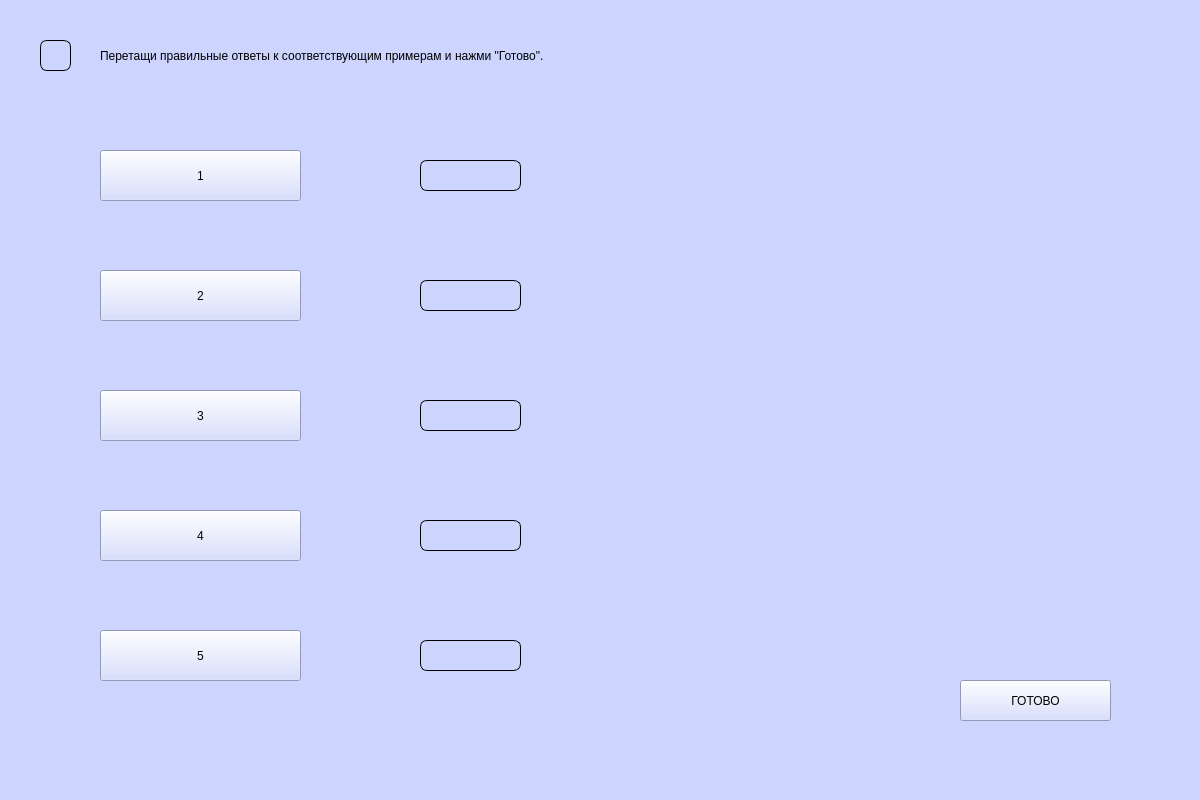
<?xml version="1.0" encoding="UTF-8"?>
<ui version="4.0">
 <class>GameWindow</class>
 <widget class="QMainWindow" name="GameWindow">
  <property name="geometry">
   <rect>
    <x>0</x>
    <y>0</y>
    <width>1200</width>
    <height>800</height>
   </rect>
  </property>
  <property name="windowTitle">
   <string>MainWindow</string>
  </property>
  <property name="styleSheet">
   <string notr="true">background-color: rgb(205, 213, 255);
</string>
  </property>
  <widget class="QWidget" name="centralwidget">
   <widget class="QPushButton" name="pushbutton_menu">
    <property name="geometry">
     <rect>
      <x>40</x>
      <y>40</y>
      <width>31</width>
      <height>31</height>
     </rect>
    </property>
    <property name="styleSheet">
     <string notr="true">border-style: outset; 
border-width: 1px; 
border-radius: 7px; 
border-color: black; 
padding: 4px; </string>
    </property>
    <property name="text">
     <string/>
    </property>
   </widget>
   <widget class="QPushButton" name="pushButton_1">
    <property name="geometry">
     <rect>
      <x>100</x>
      <y>150</y>
      <width>201</width>
      <height>51</height>
     </rect>
    </property>
    <property name="styleSheet">
     <string notr="true">border-style: outset; 
background-color: rgb(53, 117, 173);
border-width: 1px; 
border-radius: 7px; 
border-color: black; 
padding: 4px;
font: 87 10pt 'Segoe UI Black'; \n </string>
    </property>
    <property name="text">
     <string>1</string>
    </property>
   </widget>
   <widget class="QPushButton" name="pushButton_4">
    <property name="geometry">
     <rect>
      <x>100</x>
      <y>510</y>
      <width>201</width>
      <height>51</height>
     </rect>
    </property>
    <property name="styleSheet">
     <string notr="true">border-style: outset; 
background-color: rgb(53, 117, 173);
border-width: 1px; 
border-radius: 7px; 
border-color: black; 
padding: 4px; 
font: 87 10pt 'Segoe UI Black'; \n</string>
    </property>
    <property name="text">
     <string>4</string>
    </property>
   </widget>
   <widget class="QPushButton" name="pushButton_5">
    <property name="geometry">
     <rect>
      <x>100</x>
      <y>630</y>
      <width>201</width>
      <height>51</height>
     </rect>
    </property>
    <property name="styleSheet">
     <string notr="true">border-style: outset; 
background-color: rgb(53, 117, 173);
border-width: 1px; 
border-radius: 7px; 
border-color: black; 
padding: 4px; 
font: 87 10pt 'Segoe UI Black'; \n</string>
    </property>
    <property name="text">
     <string>5</string>
    </property>
   </widget>
   <widget class="QPushButton" name="pushButton_3">
    <property name="geometry">
     <rect>
      <x>100</x>
      <y>390</y>
      <width>201</width>
      <height>51</height>
     </rect>
    </property>
    <property name="styleSheet">
     <string notr="true">border-style: outset; 
background-color: rgb(53, 117, 173);
border-width: 1px; 
border-radius: 7px; 
border-color: black; 
padding: 4px; 
font: 87 10pt 'Segoe UI Black'; \n
</string>
    </property>
    <property name="text">
     <string>3</string>
    </property>
   </widget>
   <widget class="QPushButton" name="pushButton_2">
    <property name="geometry">
     <rect>
      <x>100</x>
      <y>270</y>
      <width>201</width>
      <height>51</height>
     </rect>
    </property>
    <property name="styleSheet">
     <string notr="true">border-style: outset; 
background-color: rgb(53, 117, 173);
border-width: 1px; 
border-radius: 7px; 
border-color: black; 
padding: 4px; 
font: 87 10pt 'Segoe UI Black'; \n

</string>
    </property>
    <property name="text">
     <string>2</string>
    </property>
   </widget>
   <widget class="QFrame" name="frame">
    <property name="geometry">
     <rect>
      <x>420</x>
      <y>160</y>
      <width>101</width>
      <height>31</height>
     </rect>
    </property>
    <property name="styleSheet">
     <string notr="true">border-style: outset;
border-width: 1px; 
border-radius: 7px; 
border-color: black; </string>
    </property>
    <property name="frameShape">
     <enum>QFrame::StyledPanel</enum>
    </property>
    <property name="frameShadow">
     <enum>QFrame::Raised</enum>
    </property>
   </widget>
   <widget class="QFrame" name="frame_2">
    <property name="geometry">
     <rect>
      <x>420</x>
      <y>280</y>
      <width>101</width>
      <height>31</height>
     </rect>
    </property>
    <property name="styleSheet">
     <string notr="true">border-style: outset;
border-width: 1px; 
border-radius: 7px; 
border-color: black; </string>
    </property>
    <property name="frameShape">
     <enum>QFrame::StyledPanel</enum>
    </property>
    <property name="frameShadow">
     <enum>QFrame::Raised</enum>
    </property>
   </widget>
   <widget class="QFrame" name="frame_3">
    <property name="geometry">
     <rect>
      <x>420</x>
      <y>400</y>
      <width>101</width>
      <height>31</height>
     </rect>
    </property>
    <property name="styleSheet">
     <string notr="true">border-style: outset;
border-width: 1px; 
border-radius: 7px; 
border-color: black; </string>
    </property>
    <property name="frameShape">
     <enum>QFrame::StyledPanel</enum>
    </property>
    <property name="frameShadow">
     <enum>QFrame::Raised</enum>
    </property>
   </widget>
   <widget class="QFrame" name="frame_4">
    <property name="geometry">
     <rect>
      <x>420</x>
      <y>520</y>
      <width>101</width>
      <height>31</height>
     </rect>
    </property>
    <property name="styleSheet">
     <string notr="true">border-style: outset;
border-width: 1px; 
border-radius: 7px; 
border-color: black; </string>
    </property>
    <property name="frameShape">
     <enum>QFrame::StyledPanel</enum>
    </property>
    <property name="frameShadow">
     <enum>QFrame::Raised</enum>
    </property>
   </widget>
   <widget class="QFrame" name="frame_5">
    <property name="geometry">
     <rect>
      <x>420</x>
      <y>640</y>
      <width>101</width>
      <height>31</height>
     </rect>
    </property>
    <property name="styleSheet">
     <string notr="true">border-style: outset;
border-width: 1px; 
border-radius: 7px; 
border-color: black; </string>
    </property>
    <property name="frameShape">
     <enum>QFrame::StyledPanel</enum>
    </property>
    <property name="frameShadow">
     <enum>QFrame::Raised</enum>
    </property>
   </widget>
   <widget class="QPushButton" name="pushButton">
    <property name="geometry">
     <rect>
      <x>960</x>
      <y>680</y>
      <width>151</width>
      <height>41</height>
     </rect>
    </property>
    <property name="styleSheet">
     <string notr="true">border-style: outset; 
background-color: rgb(170, 78, 99);
border-width: 1px; 
border-radius: 7px; 
border-color: black; 
padding: 4px; 
font: 87 10pt 'Segoe UI Black'; \n</string>
    </property>
    <property name="text">
     <string>ГОТОВО</string>
    </property>
   </widget>
   <widget class="QLabel" name="label">
    <property name="geometry">
     <rect>
      <x>100</x>
      <y>40</y>
      <width>921</width>
      <height>31</height>
     </rect>
    </property>
    <property name="styleSheet">
     <string notr="true">font: 87 12pt 'Segoe UI Grey'; \n </string>
    </property>
    <property name="text">
     <string>Перетащи правильные ответы к соответствующим примерам и нажми &quot;Готово&quot;.</string>
    </property>
   </widget>
  </widget>
  <widget class="QMenuBar" name="menubar">
   <property name="geometry">
    <rect>
     <x>0</x>
     <y>0</y>
     <width>1200</width>
     <height>18</height>
    </rect>
   </property>
  </widget>
  <widget class="QStatusBar" name="statusbar"/>
 </widget>
 <resources/>
 <connections/>
</ui>
